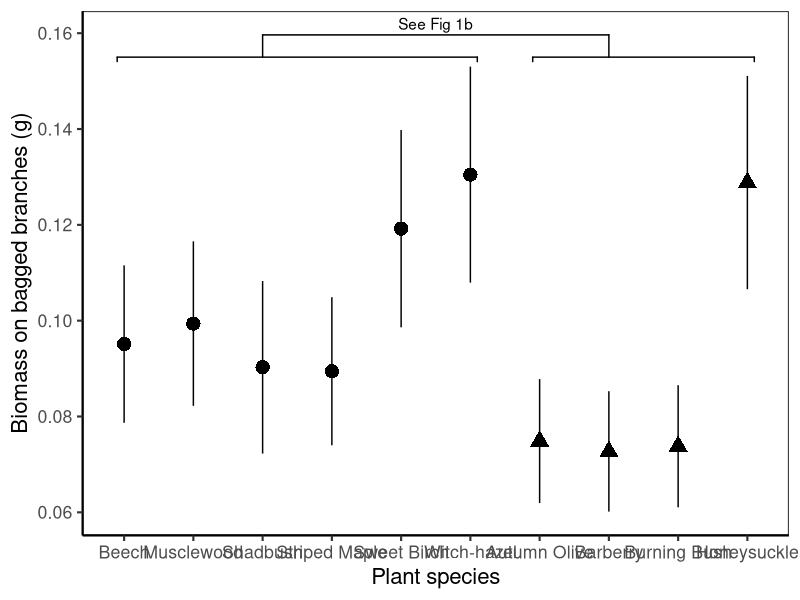

Source code (R): (Note: this script raises an error after producing the figure.)
# Import data and models for table & figure generation only

# Libraries ####
library("tidyverse")
library("readr")
library("lme4")
library("car")
library("multcomp")
library("ggplot2")
library("emmeans")
library("ggpubr")
library("plotrix") # for std.error function
library("ggsignif")

# Plant arrangment rule ######
# Arrange in order of native vs exotic
biomass_order <- c("Beech","Musclewood","Shadbush","Striped Maple", "Sweet Birch", "Witch-hazel", "Autumn Olive", "Barberry", "Burning Bush", "Honeysuckle")



# Fig 1a: Bagged biomass ####
biomass_summary <- read.csv("./Data/Models/model1.csv")

biomass_summary <- arrange(transform(biomass_summary, tree=factor(tree,levels=biomass_order)), tree) 

biomass_summary

biomass_plot <- ggplot(data=biomass_summary, aes(x = tree, y = response, shape=exo)) +
  theme_bw(base_size=16) +
  geom_point(size=4.5) +
  geom_errorbar(aes(ymin=response-(SE), ymax=response+(SE), width=0)) +
  ylab("Biomass on bagged branches (g)") +
  xlab("Plant species") +
  guides(shape=guide_legend(title="", title.position = "left")) +
  theme(panel.grid.major = element_blank(), panel.grid.minor = element_blank(),
        panel.background = element_blank(), axis.line = element_line(colour = "black")) +
  theme(legend.position="none") +
  geom_signif(comparisons = list(c("Shadbush", "Barberry")), 
              y_position = 0.155,
              tip_length = 0.05,
              annotation = c("See Fig 1b")) +
  geom_signif(y_position = c(0.155), 
              xmin = c(0.9, 6.9), 
              xmax = c(6.1, 10.1),
    annotation = c(" ", " "), tip_length = 0.01)
biomass_plot 

# Fig 1b: Biomass posthoc ####

mod1_posthoc <- read.csv("./Data/Models/model1_posthoc.csv")


# import p-value #
nugget_1 <- "P = 0.089" 

# this needs to use the same mean and SEM as the other figure, it currently does NOT

biomass_posthoc_plot <- ggplot(data=mod1_posthoc, aes(x = Exo, y = response,shape=Exo)) +
  theme_bw(base_size=16) +
  geom_point(size=4.5) +
  geom_errorbar(aes(ymin=response -(SE), ymax=response +(SE), width=0)) +
  ylab("Arthropod biomass on bagged branches") +
  xlab("Plant group") +
  guides(shape=guide_legend(title="", title.position = "left")) +
  theme(panel.grid.major = element_blank(), panel.grid.minor = element_blank(),
        panel.background = element_blank(), axis.line = element_line(colour = "black")) +
  geom_hline(yintercept=0.0,linetype=2) +
  ylim(0.06,0.16) +
  theme(axis.title.y = element_blank()) +
  theme(legend.position='none') +
  geom_signif(y_position = c(0.12), 
              xmin = c(1), 
              xmax = c(2),
              annotation = c(nugget_1), tip_length = 0.01)
biomass_posthoc_plot

# merge 1a and 1b
Fig_1ab <- ggarrange(biomass_plot, biomass_posthoc_plot, labels = c("1A", "1B"), nrow = 1,
                     common.legend = FALSE, widths = c(1.75, 0.5))

ggsave(filename = "./Figures/Fig_1ab.svg", plot = Fig_1ab , device = "svg",
       width = 15, height = 5, units = "in")













# Fig 2 ver 1: Bag effect ######
# Import model estimates and table
mod2_lsm <- read.csv("./Data/Models/model2.csv")

Fig_1b <- ggplot(data=mod2_lsm, aes(x = treatment, y = response)) +
  theme_bw(base_size=12) +
  geom_point(size=2) +
  geom_line(aes(group = tree)) +
  geom_errorbar(aes(ymin=response-(SE), ymax=response+(SE), width=0)) +
  ylab("Average arthropod biomass (g)") +
  xlab("Bird Exclusion") +
  scale_x_discrete(labels=c("bag" = "- Birds", "control" = "+ Birds")) +
  geom_text(aes(x = treatment, y = (response+SE), label = .group, hjust=-.5)) +
  theme(panel.grid.major = element_blank(), panel.grid.minor = element_blank()) +
  facet_wrap( ~ tree, nrow=2) 
Fig_1b

# export Fig 2 ver 1 #








# Fig 2a ver 2: Bag lRR #####
mod2a_lsm <- read.csv("./Data/Models/model2a.csv")

mod2a_lsm <- arrange(transform(mod2a_lsm, tree=factor(tree,levels=biomass_order)), tree) 

mod2a_lsm

lrr_plot <- ggplot(data=mod2a_lsm, aes(x = tree, y = LRR_mean, shape=exo)) +
  theme_bw(base_size=16) +
  geom_point(size=4.5) +
  geom_errorbar(aes(ymin=LRR_mean-(LRR_sem), ymax=LRR_mean+(LRR_sem), width=0)) +
  ylab("Bird effect on biomass (LRR)") +
  xlab("Plant species") +
  guides(shape=guide_legend(title="", title.position = "left")) +
  theme(panel.grid.major = element_blank(), panel.grid.minor = element_blank(),
        panel.background = element_blank(), axis.line = element_line(colour = "black")) +
  theme(legend.position = c(0.075,0.3)) +
  geom_signif(comparisons = list(c("Shadbush", "Barberry")), 
              y_position = 1.35,
              tip_length = 0.05,
              annotation = c("See Fig 2b")) +
  geom_signif(y_position = c(1.35), 
              xmin = c(0.9, 6.9), 
              xmax = c(6.1, 10.1),
              annotation = c(" ", " "), tip_length = 0.01) +
  geom_hline(yintercept=0.0,linetype=2)  +
  ylim(-0.25,1.5)
lrr_plot

# Fig 2b #####
model_2a_posthoc <- read.csv("./Data/Models/model2_posthoc.csv")

# import p-value #
nugget_1 <- "P = 0.364" 

# this needs to use the same mean and SEM as the other figure, it currently does NOT

lrr_posthoc <- ggplot(data=model_2a_posthoc, aes(x = Exo, y = emmean,shape=Exo)) +
  theme_bw(base_size=16) +
  geom_point(size=4.5) +
  geom_errorbar(aes(ymin=emmean -(SE), ymax=emmean +(SE), width=0)) +
  ylab("Bird effect on biomass (LRR)") +
  xlab("Plant group") +
  guides(shape=guide_legend(title="", title.position = "left")) +
  theme(panel.grid.major = element_blank(), panel.grid.minor = element_blank(),
        panel.background = element_blank(), axis.line = element_line(colour = "black")) +
  geom_hline(yintercept=0.0,linetype=2) +
  ylim(-0.25,1.5) +
  theme(axis.title.y = element_blank()) +
  theme(legend.position='none') +
  geom_signif(y_position = c(1), 
              xmin = c(1), 
              xmax = c(2),
              annotation = c(nugget_1), tip_length = 0.01)
lrr_posthoc

# merge 2a and 2b
Fig_2ab <- ggarrange(lrr_plot, lrr_posthoc , labels = c("2A", "2B"), nrow = 1,
                     common.legend = FALSE, widths = c(1.75, 0.5))

ggsave(filename = "./Figures/Fig_2ab.svg", plot = Fig_2ab , device = "svg",
              width = 15, height = 5, units = "in")



# Fig 3abcd #####
# Insect abundances #
# Araneae plot
spider_lsm <- read.csv("./Data/Models/spider_model.csv")

# ! manually set tukey letters ####
# this is pairwise within treatment only
spider_lsm$.group2 <- c("b","a","b","a")

Fig_3a <- ggplot(data=spider_lsm, aes(x = treatment, y = response)) +
  theme_bw(base_size=12) +
  geom_point(size=2) +
  geom_line(aes(group = exo)) +
  geom_errorbar(aes(ymin=response-(SE), ymax=response+(SE), width=0)) +
  ylab("Araneae # per branch") +
  theme(axis.title.x=element_blank()) +
  #xlab("Bird Exclusion") +
  scale_x_discrete(labels=c("bag" = "- Birds", "control" = "+ Birds")) +
  geom_text(aes(x = treatment, y = (response+SE), label = .group2, hjust=-.5)) +
  theme(panel.grid.major = element_blank(), panel.grid.minor = element_blank()) +
  facet_wrap( ~ exo, nrow=1) 
Fig_3a

# Hemiptera plot

hemiptera_lsm <- read.csv("./Data/Models/hemiptera_model.csv")

#manually set tukey letters
hemiptera_lsm$.group2 <- c("a","a","a","a")

Fig_3b <- ggplot(data=hemiptera_lsm, aes(x = treatment, y = response)) +
  theme_bw(base_size=12) +
  geom_point(size=2) +
  geom_line(aes(group = exo)) +
  geom_errorbar(aes(ymin=response-(SE), ymax=response+(SE), width=0)) +
  ylab("Hemiptera # per branch") +
  theme(axis.title.x=element_blank()) +
  #xlab("Bird Exclusion") +
  scale_x_discrete(labels=c("bag" = "- Birds", "control" = "+ Birds")) +
  geom_text(aes(x = treatment, y = (response+SE), label = .group2, hjust=-.5)) +
  theme(panel.grid.major = element_blank(), panel.grid.minor = element_blank()) +
  facet_wrap( ~ exo, nrow=1) 
Fig_3b

# Lepidopetera plot
lepidoptera_lsm <- read.csv("./Data/Models/lepidoptera_model.csv")

lepidoptera_lsm

#manually set tukey letters
lepidoptera_lsm$.group2 <- c("b","a","b","a")

Fig_3c <- ggplot(data=lepidoptera_lsm, aes(x = treatment, y = response)) +
  theme_bw(base_size=12) +
  geom_point(size=2) +
  geom_line(aes(group = exo)) +
  geom_errorbar(aes(ymin=response-(SE), ymax=response+(SE), width=0)) +
  ylab("Lepidoptera # per branch") +
  theme(axis.title.x=element_blank()) +
  #xlab("Bird Exclusion") +
  scale_x_discrete(labels=c("bag" = "- Birds", "control" = "+ Birds")) +
  geom_text(aes(x = treatment, y = (response+SE), label = .group2, hjust=-.5)) +
  theme(panel.grid.major = element_blank(), panel.grid.minor = element_blank()) +
  facet_wrap( ~ exo, nrow=1) 
Fig_3c

# Orthoptera plot
orthoptera_lsm <- read.csv("./Data/Models/orthoptera_model.csv")

orthoptera_lsm 

#manually set tukey letters
orthoptera_lsm$.group2 <- c("b","a","b","a")

Fig_3d <- ggplot(data=orthoptera_lsm, aes(x = treatment, y = response)) +
  theme_bw(base_size=12) +
  geom_point(size=2) +
  geom_line(aes(group = exo)) +
  geom_errorbar(aes(ymin=response-(SE), ymax=response+(SE), width=0)) +
  ylab("Orthoptera # per branch") +
  theme(axis.title.x=element_blank()) +
  #xlab("Bird Exclusion") +
  scale_x_discrete(labels=c("bag" = "- Birds", "control" = "+ Birds")) +
  geom_text(aes(x = treatment, y = (response+SE), label = .group2, hjust=-.5)) +
  theme(panel.grid.major = element_blank(), panel.grid.minor = element_blank()) +
  facet_wrap( ~ exo, nrow=1) 
Fig_3d


# Fig 3 all #####
# arrange figure 2
Fig_3abcd <- ggarrange(Fig_3a, Fig_3b, Fig_3c, Fig_3d,
                       labels = c("3A","3B","3C","3D"), 
                       nrow = 2, ncol = 2)
Fig_3abcd 

# write figure 3 to folder
ggsave(filename = "./Figures/Fig3abcd.svg", plot = Fig_3abcd, device = "svg",
       width = 6, height = 5, units = "in")





# Fig 4 #####
# 4a: Herbivore N % ######
mod7_summary <- read.csv("./Data/Models/model7.csv")
mod7_summary  <- arrange(transform(mod7_summary , tree=factor(tree,levels=biomass_order)), tree) 

HN_plot <- ggplot(data=mod7_summary , aes(x = tree, y = mean_nitrogen, shape=exo)) +
  theme_bw(base_size=16) +
  geom_point(size=4.5) +
  geom_errorbar(aes(ymin=mean_nitrogen-(sem), ymax=mean_nitrogen+(sem), width=0)) +
  ylab("% N content of insect herbivores") +
  xlab("Plant species") +
  guides(shape=guide_legend(title="", title.position = "left")) +
  theme(panel.grid.major = element_blank(), panel.grid.minor = element_blank(),
        panel.background = element_blank(), axis.line = element_line(colour = "black")) +
  theme(legend.position="none") +
  geom_signif(comparisons = list(c("Shadbush", "Barberry")), 
              y_position = 11.5,
              tip_length = 0.235,
              annotation = c("See Fig. 4b")) +
  geom_signif(y_position = c(11.2), 
              xmin = c(0.9, 6.9), 
              xmax = c(6.1, 10),
              annotation = c(" ", " "), tip_length = 0.01)
HN_plot

# 4b: Herbivore posthoc ####
model_4b_posthoc <- read.csv("./Data/Models/mod7_posthoc.csv")

# import p-value #
nugget_2 <- "P = 0.001" 

# this needs to use the same mean and SEM as the other figure, it currently does NOT

model_4b_plot <- ggplot(data=model_4b_posthoc, aes(x = Exo, y = emmean,shape=Exo)) +
  theme_bw(base_size=16) +
  geom_point(size=4.5) +
  geom_errorbar(aes(ymin=emmean -(SE), ymax=emmean +(SE), width=0)) +
  ylab("") +
  xlab("Plant group") +
  guides(shape=guide_legend(title="", title.position = "left")) +
  theme(panel.grid.major = element_blank(), panel.grid.minor = element_blank(),
        panel.background = element_blank(), axis.line = element_line(colour = "black")) +
  geom_hline(yintercept=0.0,linetype=2) +
  ylim(9.5,11.5) +
  theme(axis.title.y = element_blank()) +
  theme(legend.position='none') +
  geom_signif(y_position = c(10.5), 
              xmin = c(1), 
              xmax = c(2),
              annotation = c(nugget_2), tip_length = 0.01)
model_4b_plot




# Merge 4a4b ####
Fig_4ab <- ggarrange(HN_plot, model_4b_plot, labels = c("4A", "4B"), nrow = 1,
                     common.legend = FALSE, widths = c(1.75, 0.5))

ggsave(filename = "./Figures/Fig_4ab.svg", plot = Fig_4ab , device = "svg",
       width = 15, height = 5, units = "in")






# 4c: Spider N% ####
mod9_summary <- read.csv("./Data/Models/model9.csv")
mod9_summary  <- arrange(transform(mod9_summary , tree=factor(tree,levels=biomass_order)), tree) 

SN_plot <- ggplot(data=mod9_summary , aes(x = tree, y = mean_nitrogen, shape=exo)) +
  theme_bw(base_size=16) +
  geom_point(size=4.5) +
  geom_errorbar(aes(ymin=mean_nitrogen-(sem), ymax=mean_nitrogen+(sem), width=0)) +
  ylab("% N content of spiders") +
  xlab("Plant species") +
  guides(shape=guide_legend(title="", title.position = "left")) +
  theme(panel.grid.major = element_blank(), panel.grid.minor = element_blank(),
        panel.background = element_blank(), axis.line = element_line(colour = "black")) +
  theme(legend.position="none") +
  geom_signif(comparisons = list(c("Shadbush", "Barberry")), 
              y_position = 11.9,
              tip_length = 0.195,
              annotation = c("See Fig. 4d")) +
  geom_signif(y_position = c(11.7), 
              xmin = c(0.9, 6.9), 
              xmax = c(6.1, 10),
              annotation = c(" ", " "), tip_length = 0.01)
SN_plot





# 4d: Spider posthoc ####
model_4d_posthoc <- read.csv("./Data/Models/mod9_posthoc.csv")

# import p-value #
nugget_3 <- "P = 0.002" 

# now uses model emmeans
model_4d_plot <- ggplot(data=model_4d_posthoc, aes(x = Exo, y = emmean,shape=Exo)) +
  theme_bw(base_size=16) +
  geom_point(size=4.5) +
  geom_errorbar(aes(ymin=emmean -(SE), ymax=emmean +(SE), width=0)) +
  ylab("") +
  xlab("Plant group") +
  guides(shape=guide_legend(title="", title.position = "left")) +
  theme(panel.grid.major = element_blank(), panel.grid.minor = element_blank(),
        panel.background = element_blank(), axis.line = element_line(colour = "black")) +
  geom_hline(yintercept=0.0,linetype=2) +
  ylim(10.5,12) +
  theme(axis.title.y = element_blank()) +
  theme(legend.position='none') +
  geom_signif(y_position = c(11.5), 
              xmin = c(1), 
              xmax = c(2),
              annotation = c(nugget_3), tip_length = 0.01)
model_4d_plot

Fig_4cd <- ggarrange(SN_plot, model_4d_plot, labels = c("4C", "4D"), nrow = 1,
common.legend = FALSE, widths = c(1.75, 0.5))

ggsave(filename = "./Figures/Fig_4cd.svg", plot = Fig_4cd, device = "svg",
       width = 15, height = 5, units = "in")
